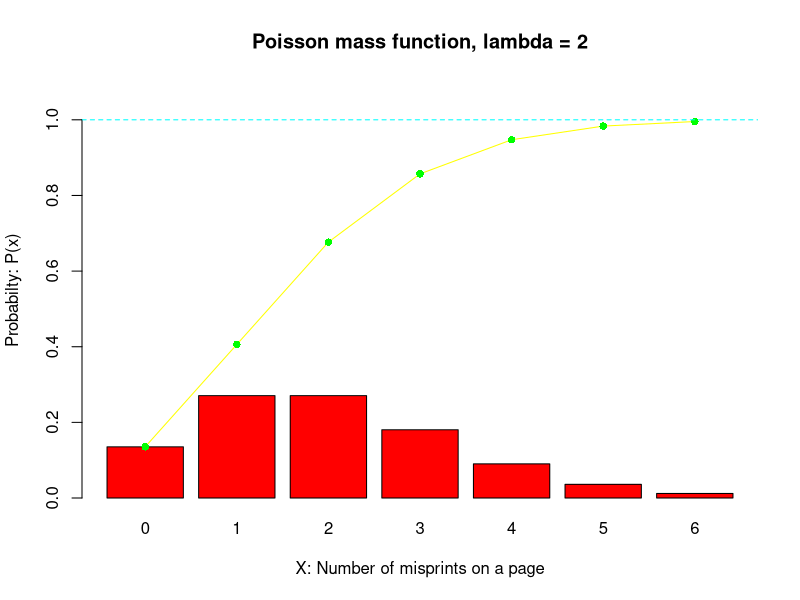

The R script that drew this image:
## ---- chunk 1

options(digits = 3)
options(scipen = 999)

## produce a dataframe containing probabilities
prob <- as.data.frame(dpois(x = 0:6, lambda = 2))
prob <- cbind(prob, cumsum(prob)) ## these probabilities = ppois(0:10,lambda=2)
prob <- cbind(prob, 1 - prob[,2])

colnames(prob) <- c("prob", "cprob", "tail_prob")

## barplot with mass function and CDF
df.bar <- barplot(prob$prob,  
                  main="Poisson mass function, lambda = 2",
                  names.arg = c("0","1","2","3","4","5","6"),
                  xlab = "X: Number of misprints on a page", 
                  ylab = "Probabilty: P(x)",ylim = c(0,1.1), col="red")

lines(x=df.bar, y=prob$cprob, col="yellow")
points(x=df.bar, y=prob$cprob, pch=16, col="green")
abline(h=1, lty=2, col = "cyan")

## ---- chunk 2
library(knitr)
library(kableExtra)

# suoppose there are usually no more than 6 misprints in one page for the book

m <- c(0:6)

# for each page, it may have 0,1,2,3,4,5,6 misprints.

misprint <- ppois(m,2,lower.tail = FALSE)
misprint

# use binomial function to count for every 10 page:10,20,30,40,50
# define each page range

errorpage10 <- dbinom(1,10,misprint)
errorpage20 <- dbinom(11,20,misprint)
errorpage30 <- dbinom(21,30,misprint)
errorpage40 <- dbinom(31,40,misprint)
errorpage50 <- dbinom(41,50,misprint)

# combine five 10-pages ranges
errorpage <- cbind(errorpage10, errorpage20, errorpage30, errorpage40, errorpage50)

# set the table names
colnames(errorpage) <- c("page 1-10","page 11-20","page 21-30","page 31-40","page 41-50")
rownames(errorpage) <- c("0 error","1 error","2 errors","3 errors","4 errors","5errors","6 errors")

# construct table
Errorpage <- kable(errorpage, "html")

# table styling
kable_styling(Errorpage, bootstrap_options = "striped", font_size=16 )
## ---- chunk 3
# insert pic
# pic URL:https://github.com/sichen55/MA615-homework.git
knitr::include_graphics('https://github.com/sichen55/MA615-homework/blob/master/books.jpg')
#finished
